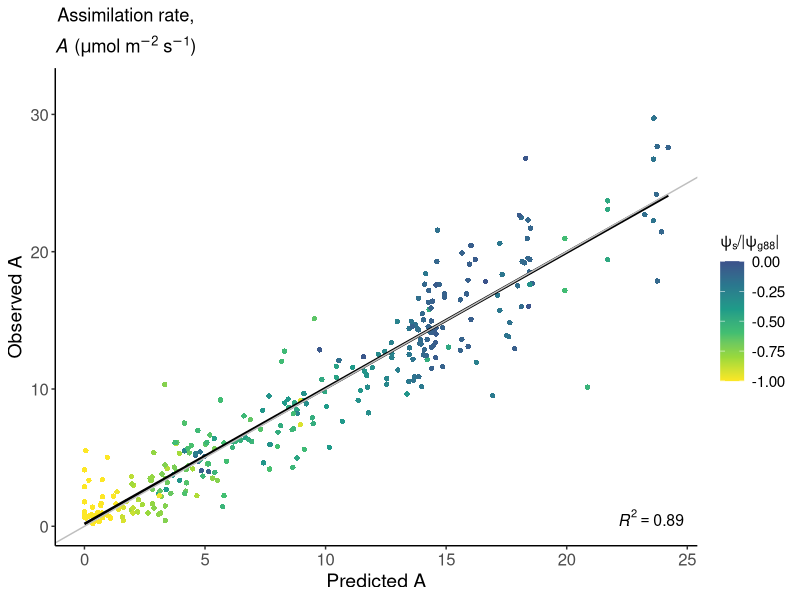
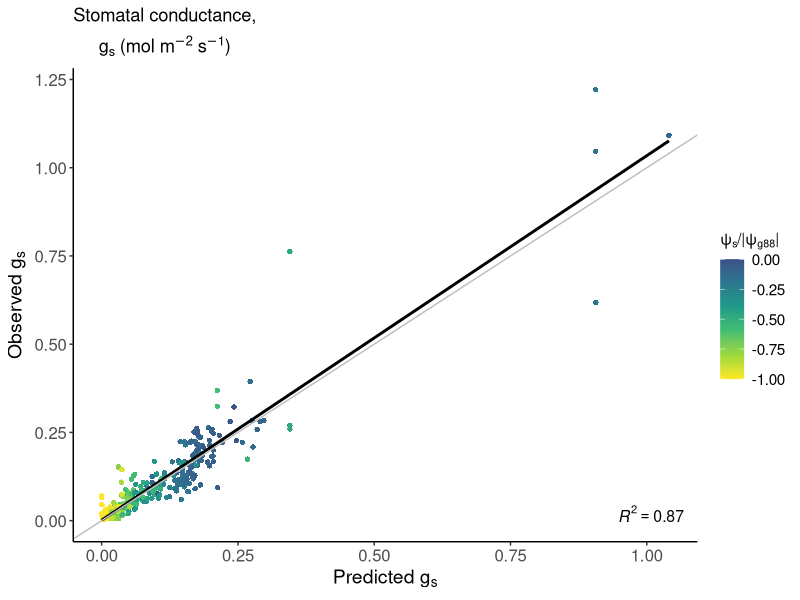
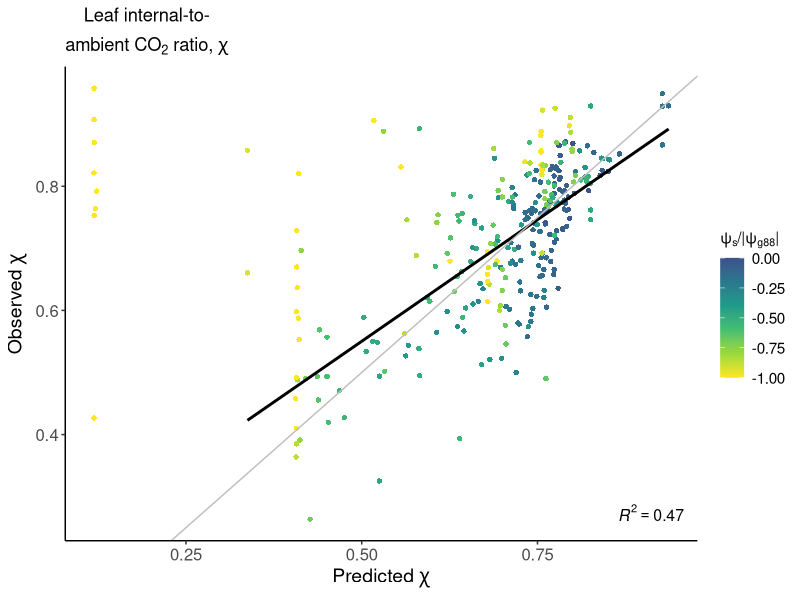
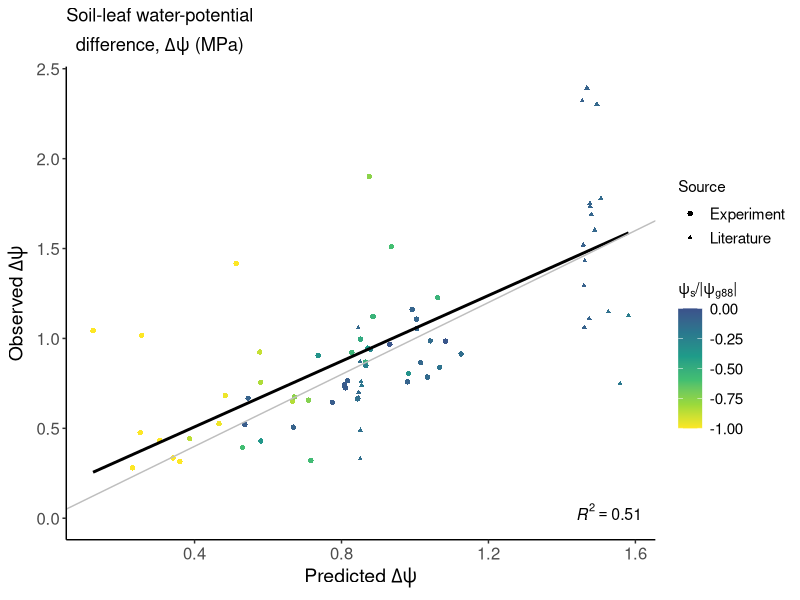
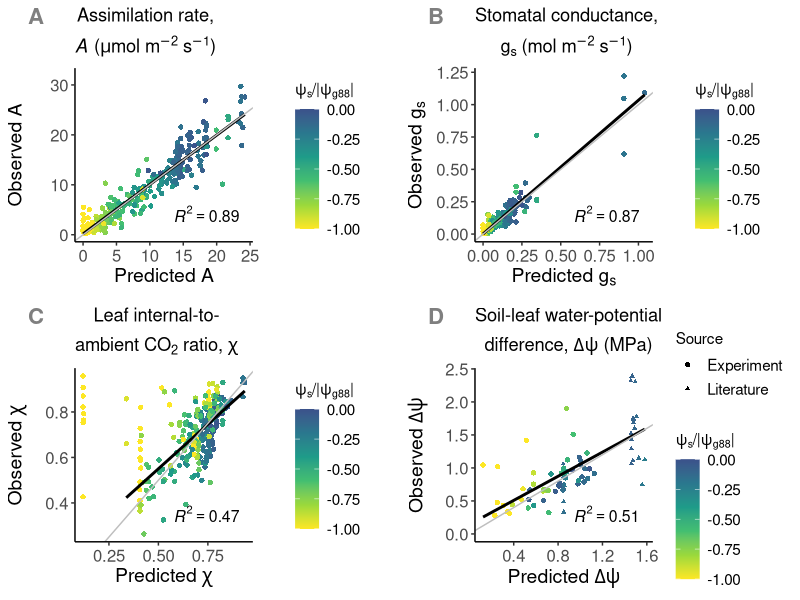

The R source for these figures, in order:
library(dplyr)
library(purrr)
library(tidyr)
library(ggplot2)
library(gridExtra)
library(scales)

setwd("~/codes/phydro/vignettes/")
dat = read.csv(file="pred_obs_a_g_c.csv")
names = colnames(dat)
# [5] "Predawn.LWP..MPa."                                 
# [6] "A..umol.m.2.s.1."                                  
# [7] "gC..mol.m.2.s.1."                                  
# [8] "ca..ppm."                                          
# [9] "D..unitless...Pa...Pa.atm.."                       
# [10] "T..deg.C."                                         
names[5:10] = c("LWP", "A", "gC", "ca", "D", "T")
colnames(dat) = names

dpsi_df = read.csv(file = "data/drying_experiments_dpsi_Joshi_et_al_2022.csv")
cpar = read.csv("data/fitted_params_Joshi_et_al_2022.csv") 

# # Remove because < 10 data points
# dpsi_df = dpsi_df %>% filter(!(Species %in% c("Quercus coccifera", "Quercus suber")))

dat = left_join(x = dat, y= cpar, by="Species")
dpsi_df = left_join(x = dpsi_df, y= cpar, by="Species")

# remove pauciflora
dat = dat %>% filter(Species != "Eucalyptus pauciflora")
dpsi_df = dpsi_df %>% filter(Species != "Eucalyptus pauciflora")
# # 
# dat = dat %>% filter(Species != "Helianthus annuus")
# dpsi_df = dpsi_df %>% filter(Species != "Helianthus annuus")


dat$chi = dat$Ciest/dat$ca

dpsi_df = dpsi_df %>% mutate(source = factor(source, levels = c(0,1), labels = c("Experiment", "Literature") ))

makeTransparent = function(col, alpha=0.7){
  rgb(t(col2rgb(col)/255), alpha = alpha)
}

mytheme = function(){
  theme_classic()+
    theme(axis.text=element_text(size=12),
          axis.title=element_text(size=14),
          legend.text=element_text(size=11),
          plot.tag.position = "topleft") 
    
}

p1 =
  dat %>% ggplot(mapping = aes(x=a_pred, y=A)) + 
  mytheme()+
  geom_point(aes(fill=-LWP/pgL88), shape=21, color=makeTransparent("black",0)) + 
  geom_smooth(method = "lm", se = F, col="black")+
  geom_abline(slope = 1, intercept=0, color="grey") +
  # scale_fill_gradient(oob=squish, limits = c(-4,0), low = makeTransparent("goldenrod1"), high = makeTransparent("blue"))+
  scale_fill_viridis_c(oob=squish, limits = c(-1,0), direction = -1, begin=.25)+
  labs(fill = expression(psi[s]*"/|"*psi[g88]*"|"))+
  annotate(size=4, geom="text", label = paste("italic(R)^2 == ", sprintf("%.2f", cor(dat$A, dat$a_pred, use = "pairwise.complete.obs")^2)), x=Inf, y=-Inf, hjust=1.2, vjust=-1.2, parse=T)+
  xlab(expression(textstyle("Predicted A")))+
  ylab(expression(textstyle("Observed A")))+
  ggtitle(expression(atop("Assimilation rate,", italic(A)*" ("*mu*"mol m"^-2~"s"^-1*")")))

p1 


p2 = dat %>% ggplot(mapping = aes(x=g_pred, y=gC)) +   
  mytheme()+
  geom_point(aes(fill=-LWP/pgL88), shape=21, color=makeTransparent("black",0)) + 
  geom_smooth(method = "lm", se = F, col="black")+
  geom_abline(slope = 1, intercept=0, color="grey") +
  # scale_fill_gradient(oob=squish, limits = c(-4,0), low = makeTransparent("goldenrod1"), high = makeTransparent("blue"))+
  scale_fill_viridis_c(oob=squish, limits = c(-1,0), direction = -1, begin=.25)+
  labs(fill = expression(psi[s]*"/|"*psi[g88]*"|"))+
  annotate(size=4, geom="text", label = paste("italic(R)^2 == ", sprintf("%.2f", cor(dat$gC, dat$g_pred, use = "p")^2)), x=Inf, y=-Inf, hjust=1.2, vjust=-1.2, parse=T)+
  xlab(expression("Predicted g"[s]))+
  ylab(expression("Observed g"[s]))+
  ggtitle(expression(atop("Stomatal conductance,","g"[s]~"(mol m"^-2~"s"^-1*")")))
  # ylim(0, 0.3)

# scale_x_log10()+
  # scale_y_log10()
p2 



p3 = dat %>% ggplot(mapping = aes(x=c_pred, y=Ciest/ca)) +   
  mytheme()+
  geom_point(aes(fill=-LWP/pgL88), shape=21, color=makeTransparent("black",0)) + 
  geom_smooth(data = dat[which(dat$LWP/dat$pgL88 < 1),], method = "lm", se = F, col="black")+
  geom_abline(slope = 1, intercept=0, color="grey") +
  # scale_fill_gradient(oob=squish, limits = c(-4,0), low = makeTransparent("goldenrod1"), high = makeTransparent("blue"))+
  scale_fill_viridis_c(oob=squish, limits = c(-1,0), direction = -1, begin=.25)+
  annotate(size=4, geom="text", label = paste("italic(R)^2 == ", sprintf("%.2f", cor(dat$c_pred[-dat$LWP/dat$pgL88>-1], (dat$Ciest/dat$ca)[-dat$LWP/dat$pgL88>-1], use = "pairwise.complete.obs")^2)), x=Inf, y=-Inf, hjust=1.2, vjust=-1.2, parse=T)+
  labs(fill = expression(psi[s]*"/|"*psi[g88]*"|"))+
  xlab(expression("Predicted"~chi))+
  ylab(expression("Observed"~chi))+
  ggtitle(expression(atop("Leaf internal-to-","ambient CO"[2]~"ratio,"~italic(chi))))

p3



p4 = dpsi_df %>% ggplot() +   
  mytheme()+
  geom_point(mapping = aes(x=d_pred, y=Dpsi, color=-SWP/pgL88, shape=source, size = source)) + 
  geom_smooth(mapping=aes(x=d_pred, y=Dpsi), method = "lm", se = F, col="black")+
  geom_abline(slope = 1, intercept=0, color="grey") +
  # scale_color_gradient(low = makeTransparent("goldenrod1"), high = makeTransparent("blue"))+
  scale_color_viridis_c(oob=squish, limits = c(-1,0), direction = -1, begin=.25)+
  scale_size_manual(values=c(1.5,1))+
  annotate(size=4, geom="text", label = paste("italic(R)^2 == ", sprintf("%.2f", cor(dpsi_df$Dpsi, dpsi_df$d_pred, use = "pairwise.complete.obs")^2)), x=Inf, y=-Inf, hjust=1.2, vjust=-1.2, parse=T)+
  xlab(expression("Predicted"~Delta*psi))+
  ylab(expression("Observed"~Delta*psi)) + 
  ggtitle(expression(atop("Soil-leaf water-potential","difference,"~italic(Delta*psi)~"(MPa)")))+
  labs(color=expression(psi[s]*"/|"*psi[g88]*"|"), size="Source", shape="Source")+
  ylim(c(0,NA))
p4

cairo_pdf(filename = "calibration_validation_viridis_wtrend_g88_4_cairo.pdf", width = 8.20, height = 6.50)
cowplot::plot_grid(p1, p2, p3, p4, labels=LETTERS, label_size = 16, label_colour = "grey50", label_x = 0.05, align = "hv", rel_widths = 1, ncol=2)
dev.off()


# 
# x = log(dat$gC)
# y = log(dat$g_pred)
# cor(x,y, use = "p")

